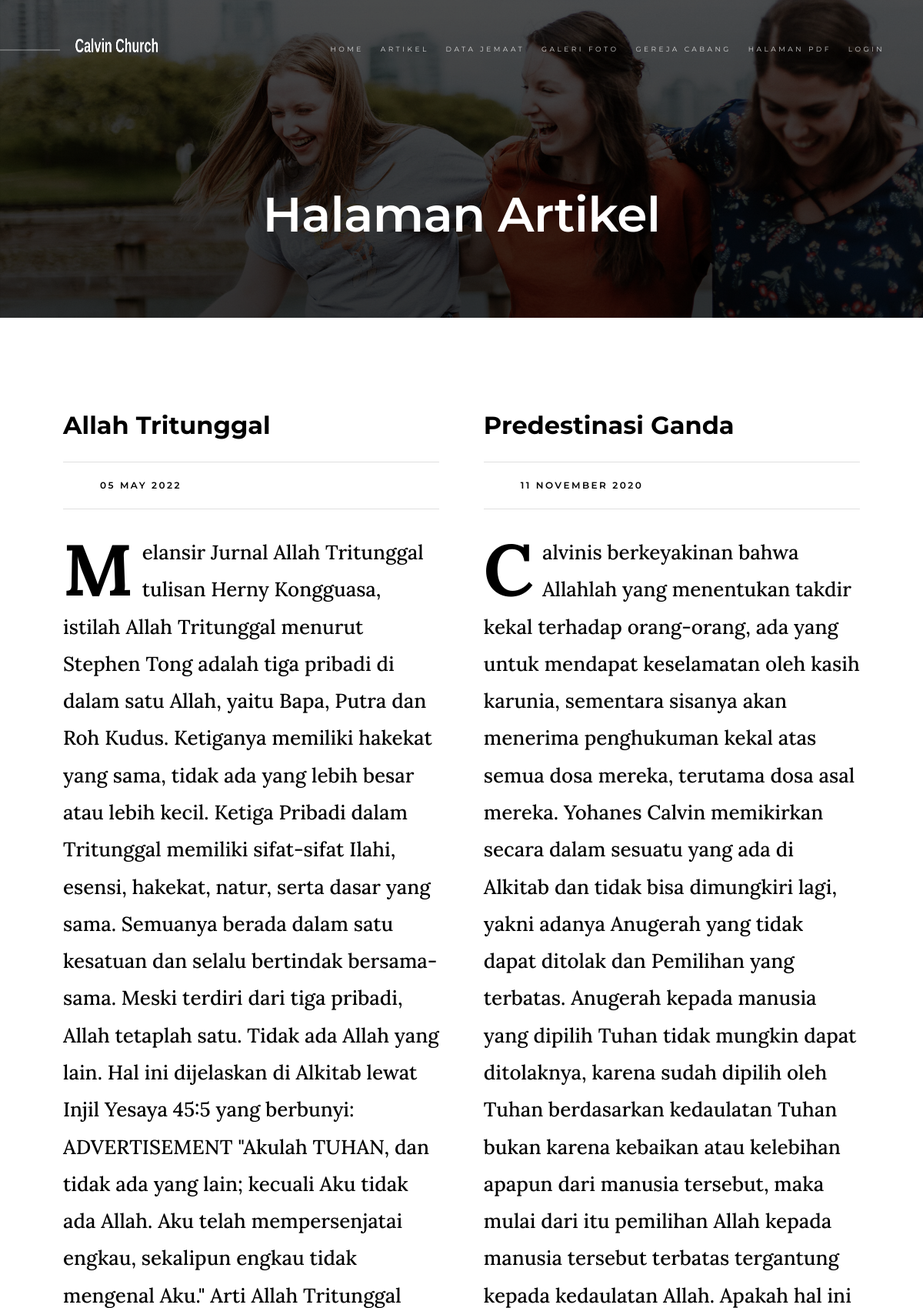
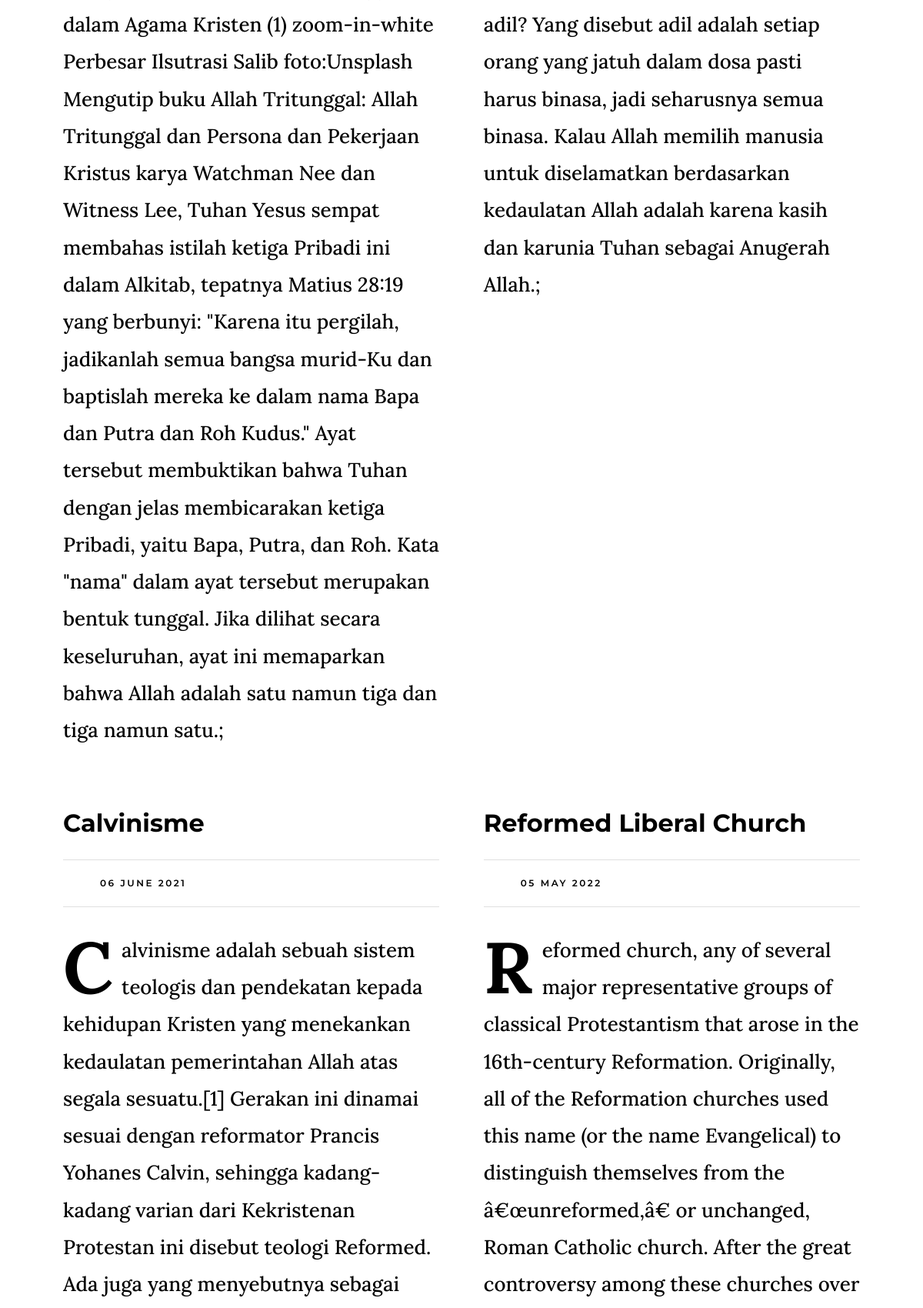
Screenshot of /calvin_church/artikel.php (upper part) with the database file from the repository (2 pictures, top to bottom).
### tables this page shows
CREATE TABLE IF NOT EXISTS `artikel` (
  `id` int(11) NOT NULL AUTO_INCREMENT,
  `tanggal` text NOT NULL,
  `judul` text NOT NULL,
  `isi` text NOT NULL,
  PRIMARY KEY (`id`)
);

### calvin_church/artikel.php (the view, shortened to what this page needs)
<!DOCTYPE html>
<html class="no-js" lang="en">
<?php
@include './koneksi.php';
?>
<head>
    <link rel="stylesheet" href="css/base.css?v=<?php echo time(); ?>">
    <link rel="stylesheet" href="css/main.css?v=<?php echo time(); ?>">
</head>
<body id="top">
    <header class="s-header">
        <div class="header-logo">
            <a class="site-logo" href="index.php">
                <img src="images/header_pic.png" alt="Homepage">
            </a>
        </div>
        <nav class="header-nav-wrap">
            <ul class="header-nav">
                <li class="current"><a href="index.php">Home</a></li>
                <li><a href="./artikel.php" title="Contact us">Artikel</a></li>
                <li><a href="./data_jemaat.html">Data Jemaat</a></li>
                <li><a href="././galeri_foto.php">Galeri Foto</a></li>
                <li><a href="./gereja_cabang.html">Gereja Cabang</a></li>
                <li><a href="./halaman_view_pdf.php">Halaman PDF</a></li>
                <li><a href="./login_page.php">Login</a></li>
            </ul>
        </nav>
    </header>
    <section class="page-header page-header--connect">
        <div class=" gradient-overlay">
        </div>
        <div class="row page-header__content">
            <div class="column">
                <h1>Halaman Artikel</h1>
            </div>
        </div>
    </section>
    <section class="page-content">
        <div class="row wide block-large-1-2 block-900-full events-list">
            <?php
            $select_artikel = mysqli_query($conn, "SELECT * FROM `artikel`");
            if (mysqli_num_rows($select_artikel) > 0) {
                while ($fetch_artikel = mysqli_fetch_assoc($select_artikel)) {
            ?>
                    <div class="column events-list__item">
                        <h3 class="display-1 events-list__item-title">
                            <a title=""><?php echo $fetch_artikel['judul']; ?></a>
                        </h3>
                        <ul class="events-list__meta">
                            <?php
                            $timestamp = strtotime($fetch_artikel['tanggal']);
                            $month = date('F', $timestamp);
                            $num = date('m', $timestamp);
                            $year = date('Y', $timestamp);
                            ?>
                            <li class="events-list__meta-date"><?php echo $num . ' ' . $month . ' ' . $year ?></li>
                        </ul>
                        <p class="lead drop-cap">
                            <?php echo $fetch_artikel['isi'] ?>;
                        </p>
                    </div>
            <?php
                };
            };
            ?>
        </div>
    </section>
</body>

### calvin_church/css/base.css (style rules this page uses)
html { line-height: 1.15; -webkit-text-size-adjust: 100%; }
body { margin: 0; }
h1 { font-size: 2em; margin: 0.67em 0; }
a { background-color: transparent; }
img { border-style: none; }
html { font-size: 62.5%; box-sizing: border-box; }
*, *::before, *::after { box-sizing: inherit; }
body { font-weight: normal; line-height: 1; word-wrap: break-word; -moz-font-smoothing: grayscale; -moz-osx-font-smoothing: grayscale; -webkit-font-smoothing: antialiased; -webkit-overflow-scrolling: touch; -webkit-text-size-adjust: none; }
svg, img, video embed, iframe, object { max-width: 100%; height: auto; }
div, dl, dt, dd, ul, ol, li, h1, h2, h3, h4, h5, h6, pre, form, p, blockquote, th, td { margin: 0; padding: 0; }
p { font-size: inherit; text-rendering: optimizeLegibility; }
ol, ul { list-style: none; }
li { display: block; }
a { text-decoration: none; line-height: inherit; }
a img { border: none; }
.row { width: 89%; max-width: 1340px; margin: 0 auto; display: -ms-flexbox; display: -webkit-flex; display: flex; -webkit-flex-flow: row wrap; -ms-flex-flow: row wrap; flex-flow: row wrap; }
.column { -webkit-flex: 1 1 0%; -ms-flex: 1 1 0%; flex: 1 1 0%; padding: 0 20px; }
@media screen and (max-width:1200px) { .column { padding: 0 16px; } }
.block-large-1-2>.column { -webkit-flex: 0 0 50%; -ms-flex: 0 0 50%; flex: 0 0 50%; max-width: 50%; }

### rows the page displays
artikel: judul "Allah Tritunggal", tanggal "05", tanggal "MAY", tanggal "2022", isi "Melansir Jurnal Allah Tritunggal tulisan Herny Kongguasa, istilah Allah Tritunggal menurut Stephen Tong adalah tiga pribadi di dalam satu Allah, yaitu Bapa, Putra dan Roh Kudus. Ketiganya memiliki hakekat yang sama, tidak ada yang lebih besar atau lebih kecil. Ketiga Pribadi dalam Tritunggal memiliki sifat-sifat Ilahi, esensi, hakekat, natur, serta dasar yang sama. Semuanya berada dalam satu kesatuan dan selalu bertindak bersama-sama. Meski terdiri dari tiga pribadi, Allah tetaplah satu. Tidak ada Allah yang lain. Hal ini dijelaskan di Alkitab lewat Injil Yesaya 45:5 yang berbunyi: ADVERTISEMENT \"Akulah TUHAN, dan tidak ada yang lain; kecuali Aku tidak ada Allah. Aku telah mempersenjatai…"
artikel: judul "Predestinasi Ganda", tanggal "11", tanggal "NOVEMBER", tanggal "2020", isi "Calvinis berkeyakinan bahwa Allahlah yang menentukan takdir kekal terhadap orang-orang, ada yang untuk mendapat keselamatan oleh kasih karunia, sementara sisanya akan menerima penghukuman kekal atas semua dosa mereka, terutama dosa asal mereka. Yohanes Calvin memikirkan secara dalam sesuatu yang ada di Alkitab dan tidak bisa dimungkiri lagi, yakni adanya Anugerah yang tidak dapat ditolak dan Pemilihan yang terbatas. Anugerah kepada manusia yang dipilih Tuhan tidak mungkin dapat ditolaknya, karena sudah dipilih oleh Tuhan berdasarkan kedaulatan Tuhan bukan karena kebaikan atau kelebihan apapun dari manusia tersebut, maka mulai dari itu pemilihan Allah kepada manusia tersebut terbatas…"
artikel: judul "Calvinisme", tanggal "06", tanggal "JUNE", tanggal "2021"
artikel: judul "Reformed Liberal Church", tanggal "05", tanggal "MAY", tanggal "2022"
